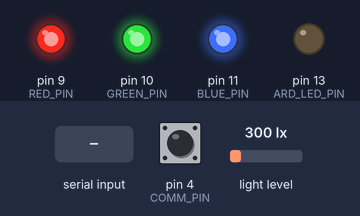
Bench run of a sketch on a simulated Arduino Uno, built with avr-gcc and run on an emulated ATmega328P. Parts: output pins drawn as LEDs (lit = HIGH). Wiring (inferred from the names in the program): TSL2561 light sensor at I2C address 0x39. The test bench sets the inputs (shaded band); at power-on: pin 4 (COMM_PIN) HIGH, light level 300 lx. EEPROM starts erased.

Above: at 0.6 s.
At 1.9 s:
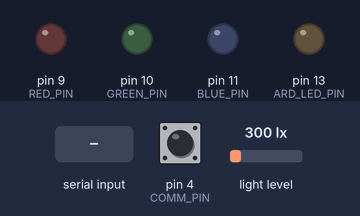
2.0 s: "v\n" received over Serial
At 2.6 s:
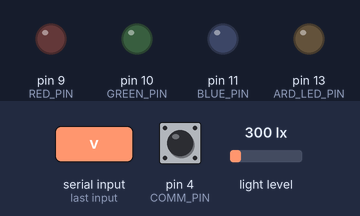
Timing chart, 0 to 5.0 s (numbered marks = the images above; inputs shaded):
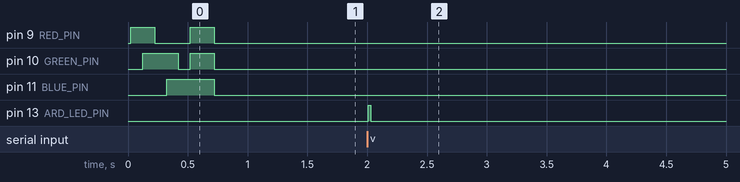

Measured:
- after the input at 2.0 s, pin 13 (ARD_LED_PIN): LOW → HIGH at once, → LOW 0.02 s later

The sketch:

sensaur-tsl2561.ino
```cpp
#include "SoftwareSerialWithHalfDuplex.h"
#include "CheckStream.h"
#include "TSL2561.h"
#include "Sensaur.h"


// settings
#define COMM_BAUD 38400
#define COMM_PIN 4
#define MAX_ARGS 5
#define BUTTON_PIN 7
#define RED_PIN 9
#define GREEN_PIN 10
#define BLUE_PIN 11
#define ARD_LED_PIN 13


// communication line to senaur hub
SoftwareSerialWithHalfDuplex hubSerial(COMM_PIN, COMM_PIN, false, false);
CheckStream hubStream(hubSerial);


// message buffer
#define MESSAGE_BUF_LEN 80
char message[MESSAGE_BUF_LEN];
byte messageIndex = 0;


// other globals
unsigned long deviceId = 0;
TSL2561 tsl(TSL2561_ADDR_FLOAT);
unsigned long lastSensorReadTime = 0;
int lux;  // PPM


void setup() {
  Serial.begin(9600);
  pinMode(COMM_PIN, INPUT);
  hubSerial.begin(COMM_BAUD);
  pinMode(BUTTON_PIN, INPUT_PULLUP);
  tsl.begin();
  tsl.setGain(TSL2561_GAIN_0X);
  tsl.setTiming(TSL2561_INTEGRATIONTIME_101MS);
  deviceId = getDeviceId();
  ledStartUp(RED_PIN, GREEN_PIN, BLUE_PIN);
  pinMode(ARD_LED_PIN, OUTPUT);
  digitalWrite(ARD_LED_PIN, LOW);
}


void loop() {

  // handle communication
  while (hubStream.available()) {
    processIncomingByte(hubStream.read());
  }
  while (Serial.available()) {
    processIncomingByte(Serial.read());
  }

  // read sensor
  unsigned long time = millis();
  if (time - lastSensorReadTime > 1000) {
    uint32_t lum = tsl.getFullLuminosity();
    uint16_t ir = lum >> 16;
    uint16_t full = lum & 0xFFFF;
    lux = tsl.calculateLux(full, ir);
    lastSensorReadTime = time;
    }
}


void processIncomingByte(char c) {
  if (c == 10 || c == 13) {
    if (messageIndex) {
      message[messageIndex] = 0;
      char *args[MAX_ARGS];
      char *cmd = NULL;
      int argCount = parseMessage(message, &cmd, args, MAX_ARGS);
      if (argCount >= 0) {
        processMessage(cmd, args, argCount);
      }
      messageIndex = 0;
    }
  } else {
    if (messageIndex < MESSAGE_BUF_LEN) {
      message[messageIndex] = c;
      messageIndex++;
    }
  }
}


void processMessage(char *cmd, char *args[], int argCount) {
  delay(5);  // wait a moment before responding, since the hub will need a moment to start listening for data

  // query current values
  if (strcmp(cmd, "v") == 0) {
    digitalWrite(ARD_LED_PIN, HIGH);
    hubStream.print("v:");
    hubStream.print(lux);
    hubStream.println();
    delay(20);
    digitalWrite(ARD_LED_PIN, LOW);

  // set values
  } else if (strcmp(cmd, "s") == 0 && argCount >= 1) {
    int val = atoi(args[0]);
    hubStream.print("s:");
    hubStream.print(val);
    hubStream.println();

  // query metadata
  } else if (strcmp(cmd, "m") == 0) {
    hubStream.print("m:1;");
    hubStream.print(deviceId, HEX);
    hubStream.print(";i,light,TSL2561,lux");
    hubStream.println();

  // respond with error if message not used
  } else {
    hubStream.print("e:");
    hubStream.print(cmd);
    for (int i = 0; i < argCount; i++) {
      if (i) {
        hubStream.print(',');
      } else {
        hubStream.print(';');
      }
      hubStream.print(args[i]);
    }
    hubStream.println();
  }
}
```
